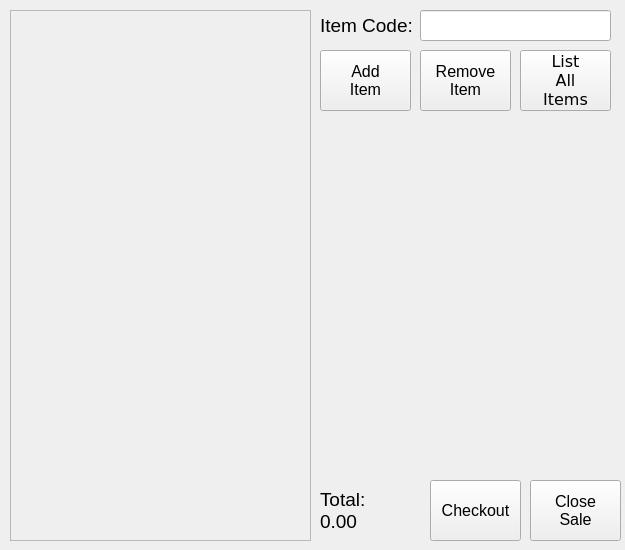
<?xml version="1.0" encoding="UTF-8"?>
<ui version="4.0">
 <class>NewSaleDialog</class>
 <widget class="QDialog" name="NewSaleDialog">
  <property name="geometry">
   <rect>
    <x>0</x>
    <y>0</y>
    <width>625</width>
    <height>550</height>
   </rect>
  </property>
  <property name="windowTitle">
   <string>New Sale</string>
  </property>
  <widget class="QListWidget" name="listAllItems">
   <property name="enabled">
    <bool>false</bool>
   </property>
   <property name="geometry">
    <rect>
     <x>10</x>
     <y>10</y>
     <width>301</width>
     <height>531</height>
    </rect>
   </property>
   <property name="font">
    <font>
     <pointsize>12</pointsize>
    </font>
   </property>
  </widget>
  <widget class="QLineEdit" name="txtItemCode">
   <property name="geometry">
    <rect>
     <x>420</x>
     <y>10</y>
     <width>191</width>
     <height>31</height>
    </rect>
   </property>
  </widget>
  <widget class="QLabel" name="lblItemCode">
   <property name="geometry">
    <rect>
     <x>320</x>
     <y>10</y>
     <width>121</width>
     <height>31</height>
    </rect>
   </property>
   <property name="font">
    <font>
     <pointsize>14</pointsize>
    </font>
   </property>
   <property name="text">
    <string>Item Code:</string>
   </property>
  </widget>
  <widget class="QToolButton" name="btnAddItem">
   <property name="geometry">
    <rect>
     <x>320</x>
     <y>50</y>
     <width>91</width>
     <height>61</height>
    </rect>
   </property>
   <property name="font">
    <font>
     <pointsize>12</pointsize>
    </font>
   </property>
   <property name="text">
    <string>Add
Item</string>
   </property>
  </widget>
  <widget class="QToolButton" name="btnRemoveItem">
   <property name="geometry">
    <rect>
     <x>420</x>
     <y>50</y>
     <width>91</width>
     <height>61</height>
    </rect>
   </property>
   <property name="font">
    <font>
     <pointsize>12</pointsize>
    </font>
   </property>
   <property name="text">
    <string>Remove
Item</string>
   </property>
  </widget>
  <widget class="QToolButton" name="btnListAllItems">
   <property name="geometry">
    <rect>
     <x>520</x>
     <y>50</y>
     <width>91</width>
     <height>61</height>
    </rect>
   </property>
   <property name="font">
    <font>
     <family>Bitstream Vera Sans</family>
     <pointsize>12</pointsize>
    </font>
   </property>
   <property name="layoutDirection">
    <enum>Qt::LeftToRight</enum>
   </property>
   <property name="autoFillBackground">
    <bool>false</bool>
   </property>
   <property name="text">
    <string>List
All
Items</string>
   </property>
   <property name="toolButtonStyle">
    <enum>Qt::ToolButtonTextOnly</enum>
   </property>
  </widget>
  <widget class="QToolButton" name="btnCloseSale">
   <property name="geometry">
    <rect>
     <x>530</x>
     <y>480</y>
     <width>91</width>
     <height>61</height>
    </rect>
   </property>
   <property name="font">
    <font>
     <pointsize>12</pointsize>
    </font>
   </property>
   <property name="text">
    <string>Close
Sale</string>
   </property>
  </widget>
  <widget class="QLabel" name="lblTotal">
   <property name="geometry">
    <rect>
     <x>320</x>
     <y>480</y>
     <width>101</width>
     <height>61</height>
    </rect>
   </property>
   <property name="font">
    <font>
     <pointsize>14</pointsize>
    </font>
   </property>
   <property name="text">
    <string>Total: 
0.00</string>
   </property>
  </widget>
  <widget class="QToolButton" name="btnCheckout">
   <property name="geometry">
    <rect>
     <x>430</x>
     <y>480</y>
     <width>91</width>
     <height>61</height>
    </rect>
   </property>
   <property name="font">
    <font>
     <pointsize>12</pointsize>
    </font>
   </property>
   <property name="text">
    <string>Checkout</string>
   </property>
  </widget>
 </widget>
 <tabstops>
  <tabstop>txtItemCode</tabstop>
  <tabstop>btnAddItem</tabstop>
  <tabstop>btnRemoveItem</tabstop>
  <tabstop>btnListAllItems</tabstop>
  <tabstop>btnCheckout</tabstop>
  <tabstop>btnCloseSale</tabstop>
  <tabstop>listAllItems</tabstop>
 </tabstops>
 <resources/>
 <connections/>
</ui>
